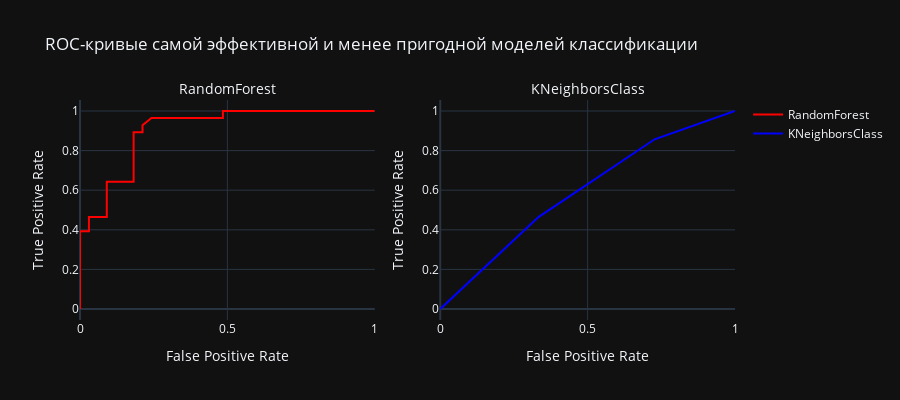

Notebook cell for this chart:
### Code cell
plot_roc_curve_good_bad(graphs_mod_plotly)

### Figure 1 — Plotly figure (JSON) as saved in the notebook; plotly's stock layout.template omitted (floating-point values rounded to 4 significant figures)
{"data": [{"line": {"color": "red"}, "mode": "lines", "name": "RandomForest", "x": [0.0, 0.0, 0.0, 0.0, 0.0, 0.0, 0.0303, 0.0303, 0.09091, 0.09091, 0.09091, 0.1818, 0.1818, 0.1818, 0.1818, 0.1818, 0.2121, 0.2121, 0.2424, 0.4848, 0.4848, 0.5758, 0.697, 0.7273, 0.8485, 0.9091, 1.0], "xaxis": "x", "y": [0.0, 0.03571, 0.1786, 0.2143, 0.3571, 0.3929, 0.3929, 0.4643, 0.4643, 0.5357, 0.6429, 0.6429, 0.7143, 0.7857, 0.8571, 0.8929, 0.8929, 0.9286, 0.9643, 0.9643, 1.0, 1.0, 1.0, 1.0, 1.0, 1.0, 1.0], "yaxis": "y", "type": "scatter"}, {"line": {"color": "blue"}, "mode": "lines", "name": "KNeighborsClass", "x": [0.0, 0.3333, 0.7273, 1.0], "xaxis": "x2", "y": [0.0, 0.4643, 0.8571, 1.0], "yaxis": "y2", "type": "scatter"}], "layout": {"annotations": [{"font": {"size": 14}, "showarrow": false, "text": "RandomForest", "x": 0.225, "xanchor": "center", "xref": "paper", "y": 1.0, "yanchor": "bottom", "yref": "paper"}, {"font": {"size": 14}, "showarrow": false, "text": "KNeighborsClass", "x": 0.775, "xanchor": "center", "xref": "paper", "y": 1.0, "yanchor": "bottom", "yref": "paper"}], "height": 400, "showlegend": true, "title": {"text": "ROC-кривые самой эффективной и менее пригодной моделей классификации"}, "width": 900, "xaxis": {"anchor": "y", "domain": [0.0, 0.45], "title": {"text": "False Positive Rate"}}, "yaxis": {"anchor": "x", "domain": [0.0, 1.0], "title": {"text": "True Positive Rate"}}, "xaxis2": {"anchor": "y2", "domain": [0.55, 1.0], "title": {"text": "False Positive Rate"}}, "yaxis2": {"anchor": "x2", "domain": [0.0, 1.0], "title": {"text": "True Positive Rate"}}}}
